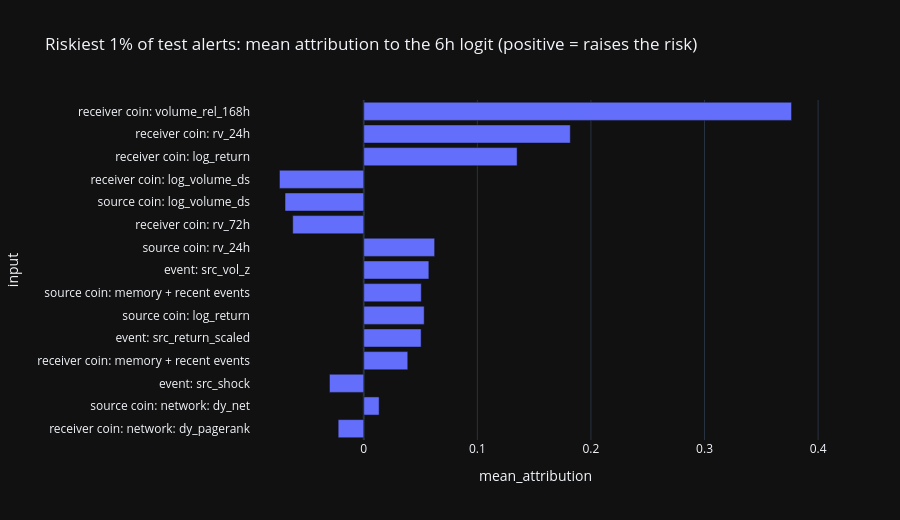

Here is the notebook cell this chart was saved with:
### Markdown cell above
## 5. Feature-level explanations: what drives an alert

Integrated gradients on the prediction head for the 6-hour horizon, baseline = training mean. Mean absolute
attribution per input (share of the total), for the riskiest test alerts and for random test events.

### Code cell
top = feat[feat["events"] == "top alerts"].head(15)
fig = px.bar(top[::-1], x="mean_attribution", y="input", orientation="h",
             title="Riskiest 1% of test alerts: mean attribution to the 6h logit (positive = raises the risk)")
fig.update_layout(height=520)
fig.show()
grp = feat[feat["events"].isin(["top alerts", "random test events"])].groupby(["events", "group"])["share_of_abs"].sum().unstack(0)
display(grp.sort_values("top alerts", ascending=False).round(3))

### Figure 1 — Plotly figure (JSON) as saved in the notebook; plotly's stock layout.template omitted (floating-point values rounded to 4 significant figures)
{"data": [{"hovertemplate": "mean_attribution=%{x}<br>input=%{y}<extra></extra>", "legendgroup": "", "marker": {"color": "#636efa", "pattern": {"shape": ""}}, "name": "", "orientation": "h", "showlegend": false, "textposition": "auto", "type": "bar", "x": [-0.02254, 0.01351, -0.03021, 0.03875, 0.05049, 0.05318, 0.05065, 0.0573, 0.06238, -0.06258, -0.06933, -0.07424, 0.135, 0.1818, 0.3766], "xaxis": "x", "y": ["receiver coin: network: dy_pagerank", "source coin: network: dy_net", "event: src_shock", "receiver coin: memory + recent events", "event: src_return_scaled", "source coin: log_return", "source coin: memory + recent events", "event: src_vol_z", "source coin: rv_24h", "receiver coin: rv_72h", "source coin: log_volume_ds", "receiver coin: log_volume_ds", "receiver coin: log_return", "receiver coin: rv_24h", "receiver coin: volume_rel_168h"], "yaxis": "y"}], "layout": {"barmode": "relative", "height": 520, "legend": {"tracegroupgap": 0}, "title": {"text": "Riskiest 1% of test alerts: mean attribution to the 6h logit (positive = raises the risk)"}, "xaxis": {"anchor": "y", "domain": [0.0, 1.0], "title": {"text": "mean_attribution"}}, "yaxis": {"anchor": "x", "domain": [0.0, 1.0], "title": {"text": "input"}}}}
